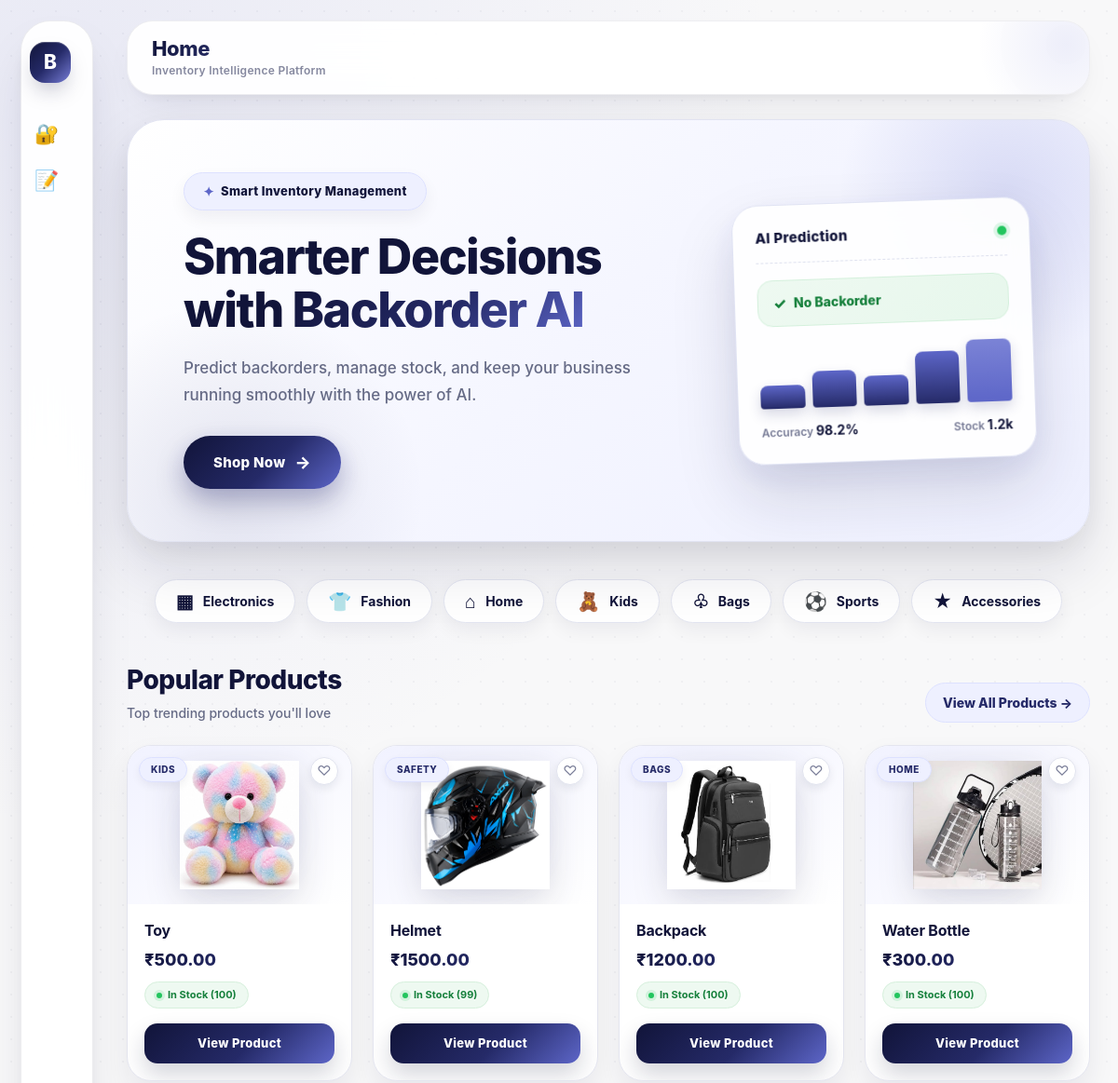
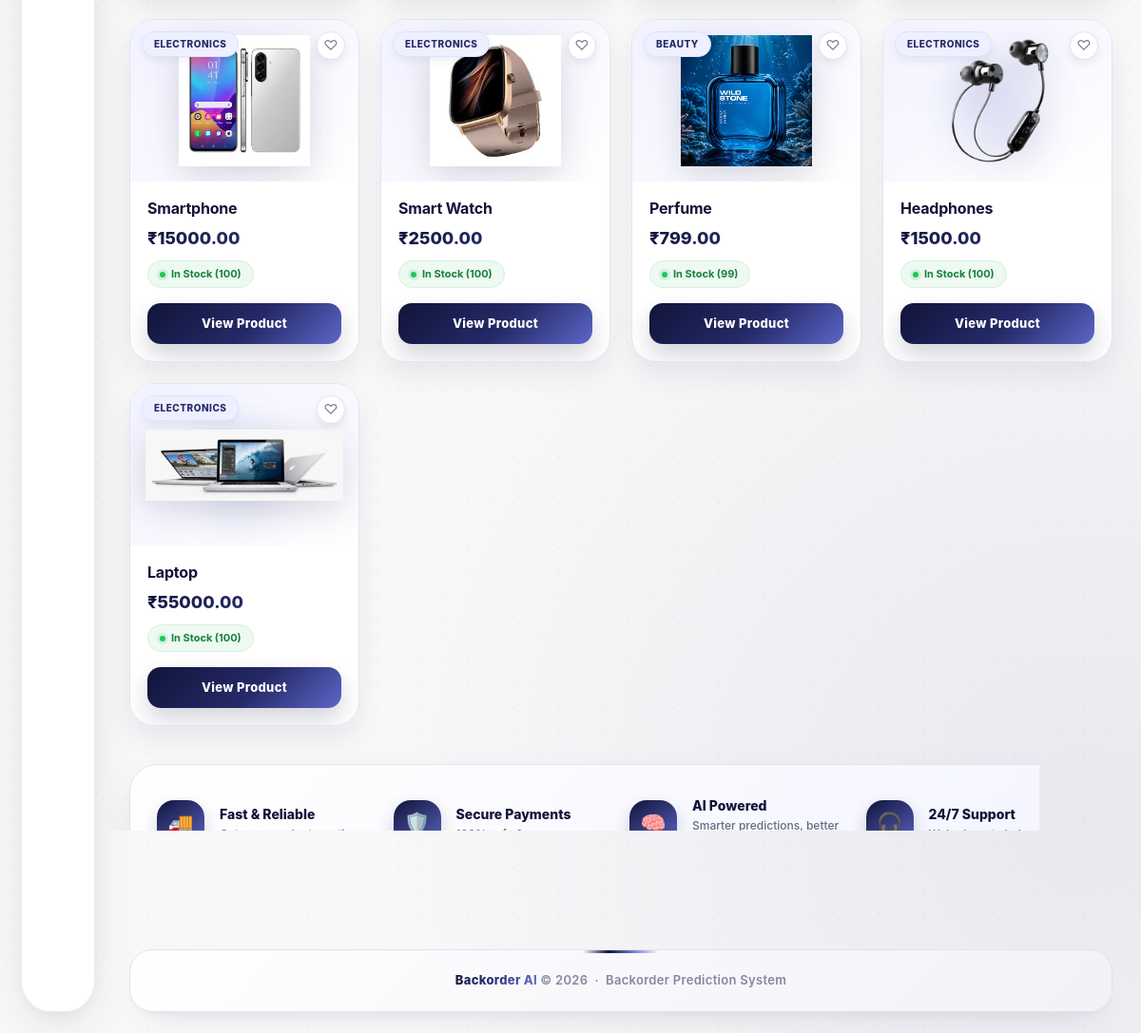
The page / on the database its author committed (2 pictures, top to bottom).
### shop/models.py (models this page shows, shortened)
class Product(models.Model):
    name = models.CharField(max_length=200)
    category = models.CharField(
        max_length=100,
        default="General"
    )
    description = models.TextField(
        blank=True
    )
    price = models.DecimalField(
        max_digits=10,
        decimal_places=2
    )
    stock = models.PositiveIntegerField(
        default=0
    )
    lead_time = models.FloatField(
        default=10
    )
    in_transit_qty = models.FloatField(
        default=0
    )
    forecast_3_month = models.FloatField(
        default=0
    )
    forecast_6_month = models.FloatField(
        default=0
    )
    forecast_9_month = models.FloatField(
        default=0
    )
    sales_1_month = models.FloatField(
        default=0
    )
    sales_3_month = models.FloatField(
        default=0
    )
    min_bank = models.FloatField(
        default=0
    )
    pieces_past_due = models.FloatField(
        default=0
    )
    perf_6_month_avg = models.FloatField(
        default=0
    )
    perf_12_month_avg = models.FloatField(
        default=0
    )
    prediction = models.CharField(
        max_length=30,
        default="NO BACKORDER"
    )
    prediction_probability = models.FloatField(
        default=0
    )
    created_at = models.DateTimeField(
        auto_now_add=True
    )

### shop/views.py (the view)
# urls.py: 2. Add a URL to urlpatterns:  path('', views.home, name='home')
def home(request):
    products = Product.objects.all()[:10]
    return render(
        request,
        "home.html",
        {
            "products": products
        }
    )

### shop/templates/home.html (shortened to what this page needs)
{% extends "base.html" %}
{% load static %}
{% block page_title %}Home{% endblock %}
{% block content %}
<div class="home-wrap">
    <section class="hero">
        <div class="hero-content">
            <div class="hero-badge">
                Smart Inventory Management
            </div>
            <h1 class="hero-title">
                Smarter Decisions with
                <span>
                    Backorder AI
                </span>
            </h1>
            <p class="hero-description">
                Predict backorders, manage stock, and keep your
                business running smoothly with the power of AI.
            </p>
            <a
                href="{% url 'products' %}"
                class="shop-btn"
            >
                Shop Now
            </a>
        </div>
        <div class="hero-visual">
            <div class="ai-card">
                <div class="ai-card-header">
                    <span class="ai-card-title">
                        AI Prediction
                    </span>
                    <span class="ai-dot"></span>
                </div>
                <div class="ai-status">
                    No Backorder
                </div>
                <div class="mini-chart">
                    <div class="bar"></div>
                    <div class="bar"></div>
                    <div class="bar"></div>
                    <div class="bar"></div>
                    <div class="bar"></div>
                </div>
                <div class="ai-metric">
                    <span>
                        Accuracy
                        <strong>98.2%</strong>
                    </span>
                    <span>
                        Stock
                        <strong>1.2k</strong>
                    </span>
                </div>
            </div>
        </div>
    </section>
    <section class="categories">
        <div class="category-pill">
            <span class="cat-icon">▦</span>
            Electronics
        </div>
        <div class="category-pill">
            <span class="cat-icon">👕</span>
            Fashion
        </div>
        <div class="category-pill">
            <span class="cat-icon">⌂</span>
            Home
        </div>
        <div class="category-pill">
            <span class="cat-icon">🧸</span>
            Kids
        </div>
        <div class="category-pill">
            <span class="cat-icon">♧</span>
            Bags
        </div>
        <div class="category-pill">
            <span class="cat-icon">⚽</span>
            Sports
        </div>
        <div class="category-pill">
            <span class="cat-icon">★</span>
            Accessories
        </div>
    </section>
    <section>
        <div class="section-header">
            <div>
                <h2 class="section-title">
                    Popular Products
                </h2>
                <p class="section-subtitle">
                    Top trending products you'll love
                </p>
            </div>
            <a
                href="{% url 'products' %}"
                class="view-all"
            >
                View All Products →
            </a>
        </div>
        <div class="product-grid">
            {% for product in products %}
            <div class="product-card">
                <div class="product-image">
                    {% if product.name == "Toy" %}
                        <img
                            src="{% static 'images/toy.png' %}"
                            alt="Toy"
                            onerror="this.style.display='none'; this.nextElementSibling.style.display='block';"
                        >
                    {% elif product.name == "Helmet" %}
                        <img
                            src="{% static 'images/helmet.png' %}"
                            alt="Helmet"
                            onerror="this.style.display='none'; this.nextElementSibling.style.display='block';"
                        >
                    {% elif product.name == "Backpack" %}
                        <img
                            src="{% static 'images/bag.png' %}"
                            alt="Backpack"
                            onerror="this.style.display='none'; this.nextElementSibling.style.display='block';"
                        >
                    {% elif product.name == "Water Bottle" %}
                        <img
                            src="{% static 'images/bottle.png' %}"
                            alt="Water Bottle"
                            onerror="this.style.display='none'; this.nextElementSibling.style.display='block';"
                        >
                    {% elif product.name == "Smartphone" %}
                        <img
                            src="{% static 'images/phone.png' %}"
                            alt="Smartphone"
                            onerror="this.style.display='none'; this.nextElementSibling.style.display='block';"
                        >
                    {% elif product.name == "Smart Watch" %}
                        <img
                            src="{% static 'images/watch.png' %}"
                            alt="Smart Watch"
                            onerror="this.style.display='none'; this.nextElementSibling.style.display='block';"
                        >
                    {% elif product.name == "Perfume" %}
                        <img
                            src="{% static 'images/perfume.png' %}"
                            alt="Perfume"
                            onerror="this.style.display='none'; this.nextElementSibling.style.display='block';"
                        >
                    {% elif product.name == "Headphones" %}
                        <img
                            src="{% static 'images/Headphones.png' %}"
                            alt="Headphones"
                            onerror="this.style.display='none'; this.nextElementSibling.style.display='block';"
                        >
                    {% elif product.name == "Laptop" %}
                        <img
                            src="{% static 'images/laptop.png' %}"
                            alt="Laptop"
                            onerror="this.style.display='none'; this.nextElementSibling.style.display='block';"
                        >
                    {% else %}
                        <span class="product-emoji">
                            🛍️
                        </span>
                    {% endif %}
                    <span class="product-category-tag">
                        {{ product.category }}
                    </span>
                    <span class="heart-icon">
                        ♡
                    </span>
                </div>
                <div class="product-info">
                    <div class="product-name">
                        {{ product.name }}
                    </div>
                    <div class="product-price">
                        ₹{{ product.price }}
                    </div>
                    <div class="stock">
                        <span class="stock-dot"></span>
                        In Stock ({{ product.stock }})
                    </div>
                    <a
                        href="{% url 'product_detail' product.id %}"
                        class="view-product"
                    >
                        View Product
                    </a>
                </div>
            </div>
            {% empty %}
                <p style="color: #666B86;">
                    No products available.
                </p>
            {% endfor %}
        </div>
    </section>
    <section class="features">
        <div class="feature">
            <div class="feature-icon">
                🚚
            </div>
            <div>
                <div class="feature-title">
                    Fast &amp; Reliable
                </div>
                <div class="feature-text">
                    Get your products on time
                </div>
            </div>
        </div>
        <div class="feature">
            <div class="feature-icon">
                🛡️
            </div>
            <div>
                <div class="feature-title">
                    Secure Payments
                </div>
                <div class="feature-text">
                    100% safe &amp; secure
                </div>
            </div>
        </div>
        <div class="feature">
            <div class="feature-icon">
                🧠
            </div>
            <div>
                <div class="feature-title">
                    AI Powered
                </div>
                <div class="feature-text">
                    Smarter predictions, better stock
                </div>
            </div>
        </div>
        <div class="feature">
            <div class="feature-icon">
                🎧
            </div>
            <div>
                <div class="feature-title">
                    24/7 Support
                </div>
                <div class="feature-text">
                    We're here to help
                </div>
            </div>
        </div>
    </section>
</div>
{% endblock %}

### shop/templates/base.html (shortened to what this page needs)
{% load static %}
<!DOCTYPE html>
<html lang="en">
<head>
</head>
<body>
    <aside class="sidebar">
        <a href="
            {% if user.is_authenticated and user.is_staff %}
                {% url 'admin_dashboard' %}
            {% else %}
                {% url 'home' %}
            {% endif %}
        "
           class="logo-mark">
            <div class="logo-icon">
                B
            </div>
        </a>
        <div class="nav-icon-links">
            {% if user.is_authenticated and user.is_staff %}
                <a href="{% url 'admin_dashboard' %}"
                   class="{% if request.resolver_match.url_name == 'admin_dashboard' %}active{% endif %}">
                    <span class="nav-emoji">
                        📊
                    </span>
                    <span class="nav-label">
                        Dashboard
                    </span>
                </a>
                <a href="{% url 'add_stock_page' %}"
                   class="{% if request.resolver_match.url_name == 'add_stock_page' or request.resolver_match.url_name == 'add_stock' %}active{% endif %}">
                    <span class="nav-emoji">
                        📦
                    </span>
                    <span class="nav-label">
                        Add Stock
                    </span>
                </a>
                <a href="{% url 'add_product' %}"
                   class="{% if request.resolver_match.url_name == 'add_product' %}active{% endif %}">
                    <span class="nav-emoji">
                        ✨
                    </span>
                    <span class="nav-label">
                        Add Product
                    </span>
                </a>
                <a href="{% url 'logout' %}"
                   class="logout-icon-link">
                    <span class="nav-emoji">
                        🚪
                    </span>
                    <span class="nav-label">
                        Logout
                    </span>
                </a>
            <!-- ====================================================
                 NORMAL USER NAVIGATION
            ==================================================== -->
            {% else %}
                <a href="{% url 'login' %}"
                   class="{% if request.resolver_match.url_name == 'login' %}active{% endif %}">
                    <span class="nav-emoji">
                        🔐
                    </span>
                </a>
                <a href="{% url 'register' %}"
                   class="{% if request.resolver_match.url_name == 'register' %}active{% endif %}">
                    <span class="nav-emoji">
                        📝
                    </span>
                </a>
            {% endif %}
        </div>
    </aside>
    <div class="main-wrapper">
        <div class="top-bar">
            <div class="page-title-wrap">
                <div class="page-title">
                    {% block page_title %}{% endblock %}
                </div>
                <div class="page-subtitle">
                    Inventory Intelligence Platform
                </div>
            </div>
        </div>
        <main>
            {% block content %}
            {% endblock %}
        </main>
        <footer class="footer">
            <span>
                Backorder AI
            </span>
            © 2026
            &nbsp;·&nbsp;
            Backorder Prediction System
        </footer>
    </div>
</body>
</html>

### rows shown on the page
Product: category "KIDS", name "Toy", price "500.00", stock "100"
Product: category "SAFETY", name "Helmet", price "1500.00", stock "99"
Product: category "BAGS", name "Backpack", price "1200.00", stock "100"
Product: category "HOME", name "Water Bottle", price "300.00", stock "100"
Product: category "ELECTRONICS", name "Smartphone", price "15000.00", stock "100"
Product: category "ELECTRONICS", name "Smart Watch", price "2500.00", stock "100"
Product: category "BEAUTY", name "Perfume", price "799.00", stock "99"
Product: category "ELECTRONICS", name "Headphones", price "1500.00", stock "100"
Product: category "ELECTRONICS", name "Laptop", price "55000.00", stock "100"
